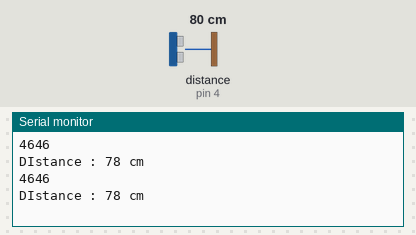
Bench run of a sketch on a simulated Arduino Uno, built with avr-gcc and run on an emulated ATmega328P. Shown: the last lines printed to the serial monitor. Wiring (inferred from the names in the program): ultrasonic range finder: trigger pin 5; echo pin 4. The inputs (shaded band) are chosen by the test bench; at power-on: distance to the obstacle (sensor on pin 4) 80 cm. The echo pulse lasts 58.3 µs per cm.

Above: at 1.8 s.
1.9 s: distance to the obstacle (sensor on pin 4) set to 2 cm
At 2.8 s:
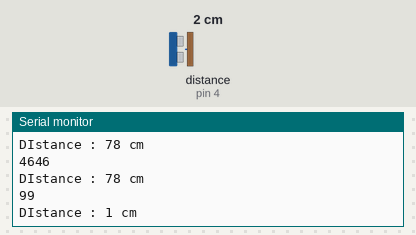
3.4 s: distance to the obstacle (sensor on pin 4) set to 4 cm
At 4.8 s:
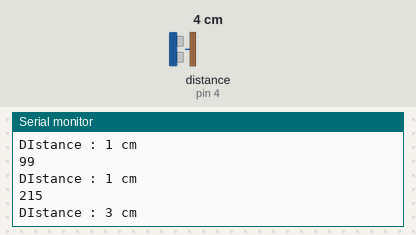
Timing chart, 0 to 6.4 s (numbered marks = the images above; inputs shaded):
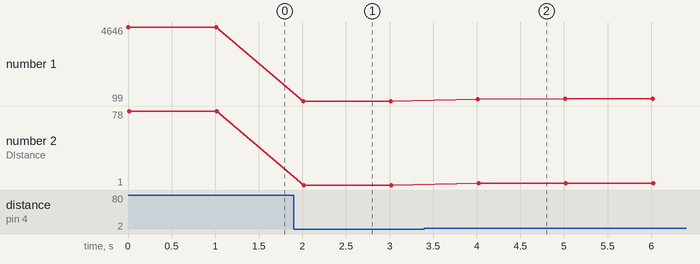

The sketch:

ultrasonic.ino
```cpp
#define TRIG 5 //TRIG 핀 설정 (초음파 보내는 핀)
#define ECHO 4 //ECHO 핀 설정 (초음파 받는 핀)

void setup() {
  Serial.begin(9600); //PC모니터로 센서값을 확인하기위해서 시리얼 통신을 정의해줍니다.
  pinMode(TRIG, OUTPUT);
  pinMode(ECHO, INPUT);
}

void loop()
{
  long duration, distance;
  digitalWrite(TRIG, LOW);
  delayMicroseconds(2);
  digitalWrite(TRIG, HIGH);
  delayMicroseconds(10);
  digitalWrite(TRIG, LOW);
  duration = pulseIn (ECHO, HIGH); //물체에 반사되어돌아온 초음파의 시간을 변수에 저장합니다.
  //34000*초음파가 물체로 부터 반사되어 돌아오는시간 /1000000 / 2(왕복값이아니라 편도값이기때문에 나누기2를 해줍니다.)
  //초음파센서의 거리값이 위 계산값과 동일하게 Cm로 환산되는 계산공식 입니다. 수식이 간단해지도록 적용했습니다.
  distance = duration * 17 / 1000;
  //PC모니터로 초음파 거리값을 확인 하는 코드 입니다.
  Serial.println(duration ); //초음파가 반사되어 돌아오는 시간을 보여줍니다.
  Serial.print("\nDIstance : ");
  Serial.print(distance); //측정된 물체로부터 거리값(cm값)을 보여줍니다.
  Serial.println(" cm");
  delay(1000); //1초마다 측정값을 보여줍니다.
}
```

Measured:
- after the input at 1.9 s, the serial monitor: prints a new line after 0.11 s (image 1)
- after the input at 3.4 s, the serial monitor: prints a new line after 0.61 s (image 2)
- plotted number 1: 4646 → 99 after the input at 1.9 s, 99 → 235 after the input at 3.4 s
- plotted number 2: 78 → 1 after the input at 1.9 s, 1 → 3 after the input at 3.4 s
